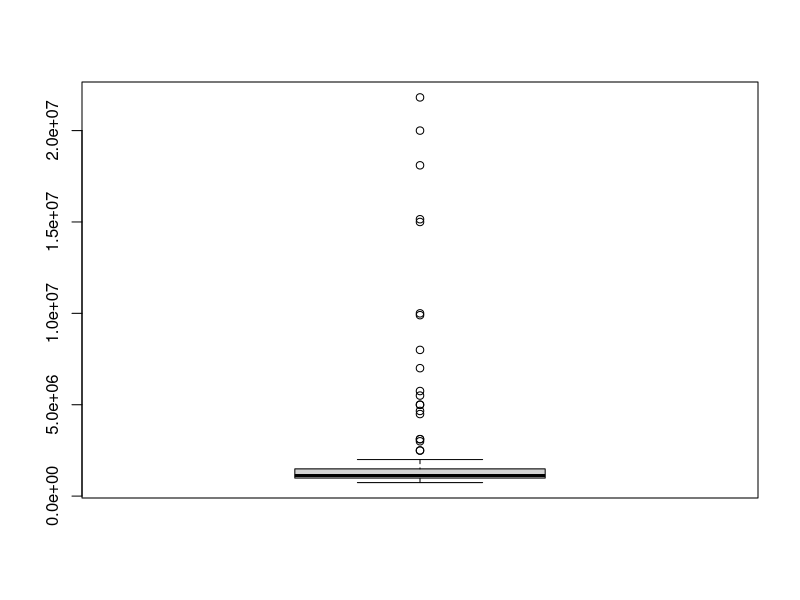
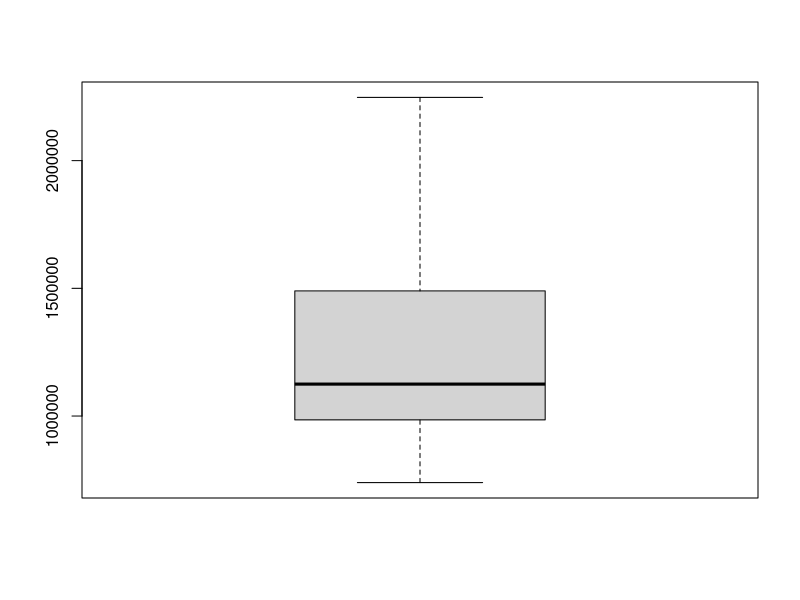
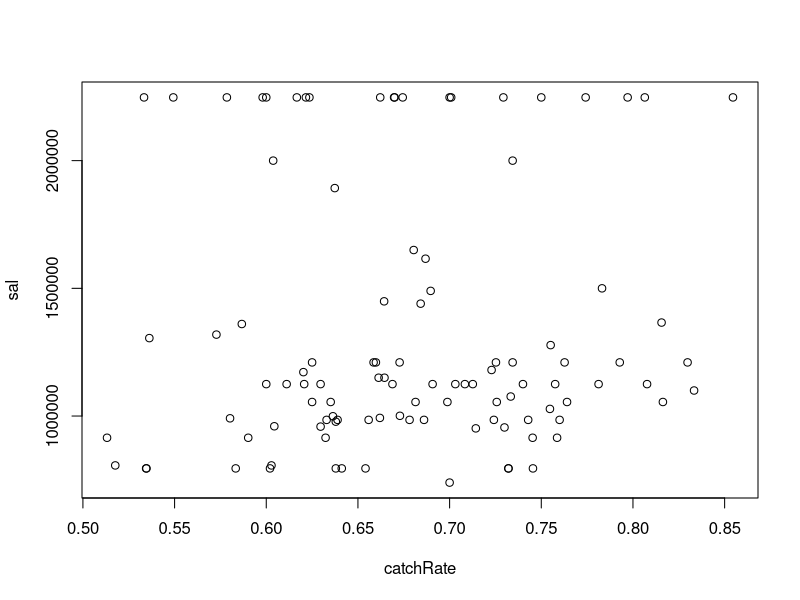
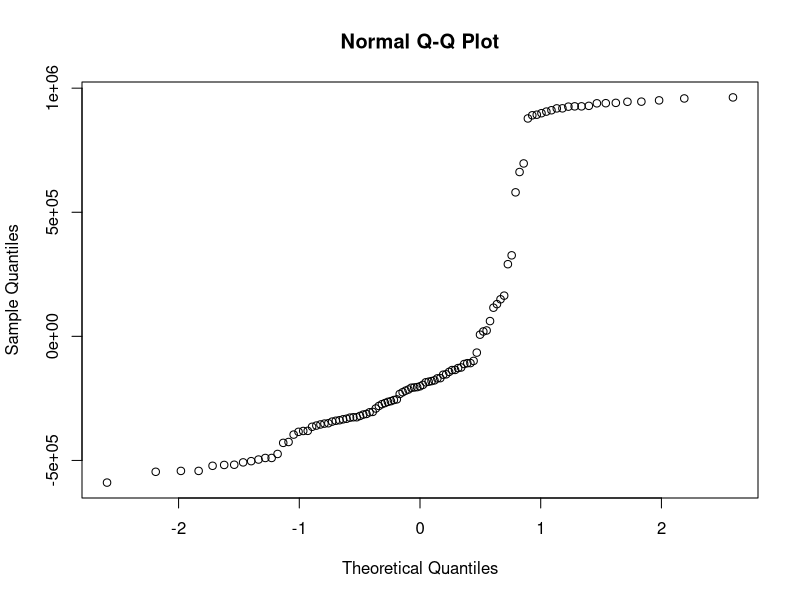
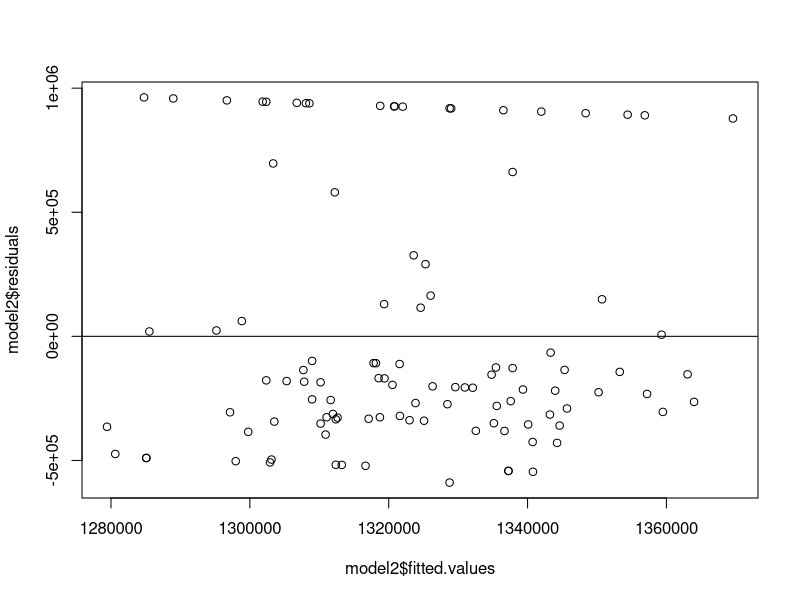
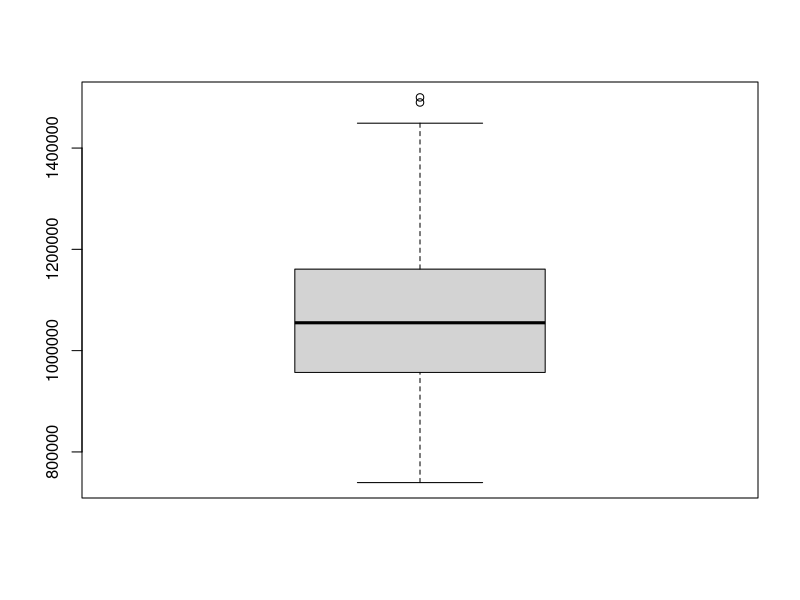
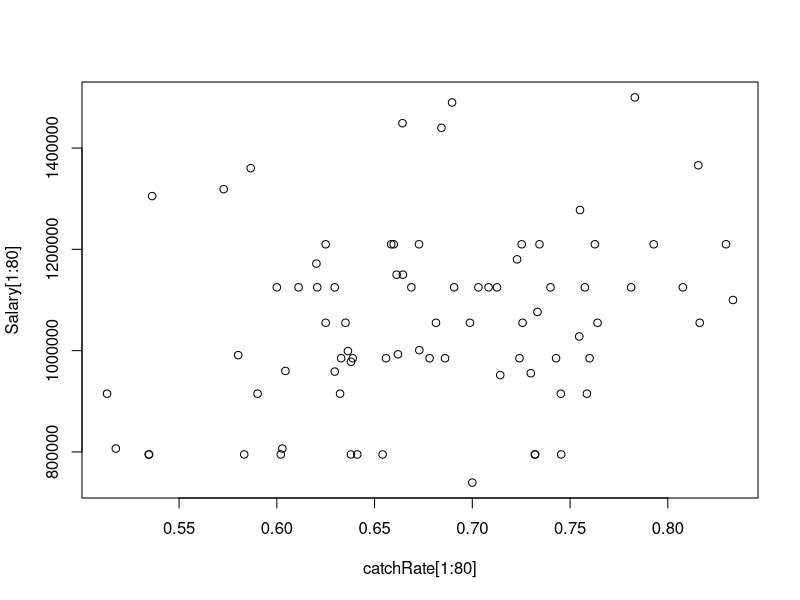
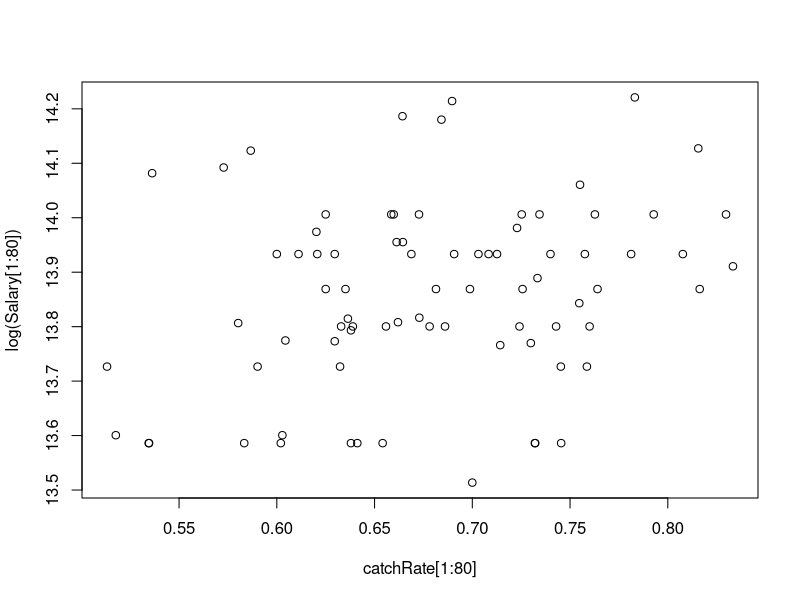

Generate these figures, in order, with R:
library(dplyr)
library(readr)

data <- read_csv("final_clean_nfl.csv")
data <- arrange(data, data$Salary)
attach(data)




boxplot(Salary)
#boxplot(log(Salary))

# capping outliers
q1 <- quantile(Salary, 0.25)
q3 <- quantile(Salary, 0.75)
iqr <- q3 - q1
lower <- q1 - 1.5*iqr
upper <- q3 + 1.5*iqr


sal <- ifelse(Salary < lower, lower,
                 ifelse(Salary > upper, upper, Salary))

boxplot(sal)
plot(catchRate, sal)

model2 <- lm(sal~catchRate)
summary(model2)

qqnorm(model2$residuals)
plot(model2$fitted.values, model2$residuals)
abline(h=0)

# predict top/bottom salaries
# start with all variables, cut them out

boxplot(Salary[1:80])

plot(catchRate[1:80], Salary[1:80])
plot(catchRate[1:80], log(Salary[1:80]))



model <- lm(Salary[1:80]~catchRate[1:80])
summary(model)

qqnorm(model$residuals)
plot(model$fitted.values, model$residuals)
abline(h=0)
